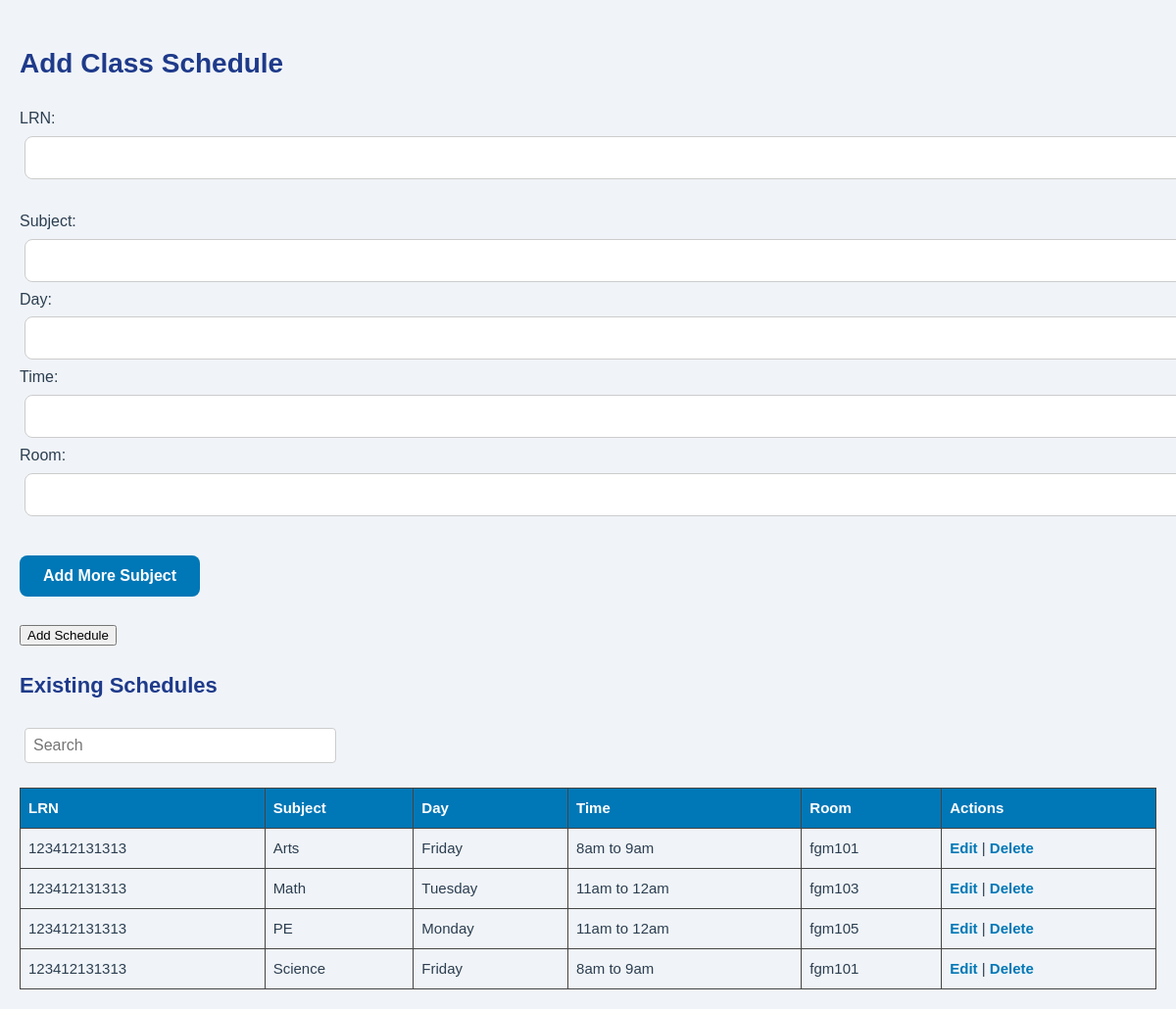
/schedule.php, run on an earlier commit of the app's database.
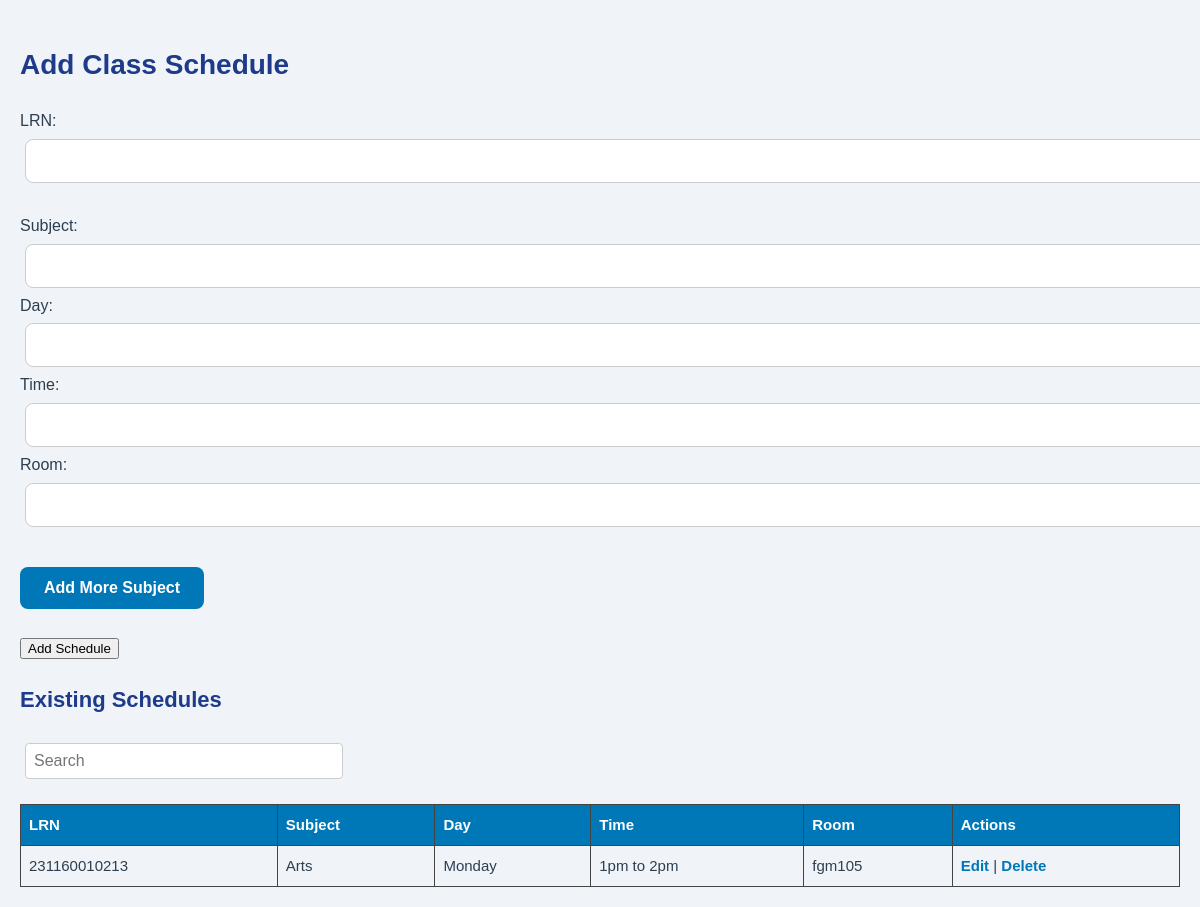
And on a later commit of the database.
### tables this page shows
CREATE TABLE `schedules` (
  `id` int(11) NOT NULL,
  `student_id` varchar(50) NOT NULL,
  `subject` varchar(100) NOT NULL,
  `day` varchar(20) NOT NULL,
  `time` varchar(20) NOT NULL,
  `room` varchar(50) DEFAULT NULL
);

### schedule.php (the view, shortened to what this page needs)
<?php
include 'db.php';
?>
<!DOCTYPE html>
<html>
<head>
    <link rel="stylesheet" type="text/css" href="css/admin.css">
</head>
<body>
<h2>Add Class Schedule</h2>
<form method="POST" action="schedule.php">
    LRN: <input type="text" name="student_id" required><br><br>
    <div id="scheduleFields">
        <div>
            Subject: <input type="text" name="subject[]" required>
            Day: <input type="text" name="day[]" required>
            Time: <input type="text" name="time[]" required>
            Room: <input type="text" name="room[]" required><br><br>
        </div>
    </div>
    <button type="button" onclick="addMore()">Add More Subject</button><br><br>
    <input type="submit" value="Add Schedule">
</form>
<h3>Existing Schedules</h3>
<div style="margin: 20px 0;">
    <input type="text" id="searchInput" placeholder="Search"
           style="padding: 8px; width: 300px; border: 1px solid #ccc; border-radius: 4px;">
</div>
<table>
    <tr><th>LRN</th><th>Subject</th><th>Day</th><th>Time</th><th>Room</th><th>Actions</th></tr>
    <?php
    $result = $conn->query("SELECT * FROM schedules");
    while($row = $result->fetch_assoc()) {
        echo "<tr>
                <td>{$row['student_id']}</td>
                <td>{$row['subject']}</td>
                <td>{$row['day']}</td>
                <td>{$row['time']}</td>
                <td>{$row['room']}</td>
                <td>
                    <a href='?edit={$row['student_id']}'>Edit</a> |
                    <a href='?delete={$row['id']}' onclick=\"return confirm('Delete this schedule?')\">Delete</a>
                </td>
              </tr>";
    }
    ?>
</table>
</body>
</html>

What changed in the data, as far as the page shows it:
removed schedules: student "123412131313", subject "Arts", day "Friday", time "8am to 9am", room "fgm101"
removed schedules: student "123412131313", subject "Math", day "Tuesday", time "11am to 12am", room "fgm103"
removed schedules: student "123412131313", subject "PE", day "Monday", time "11am to 12am", room "fgm105"
removed schedules: student "123412131313", subject "Science", day "Friday", time "8am to 9am", room "fgm101"
added schedules: student "231160010213", subject "Arts", day "Monday", time "1pm to 2pm", room "fgm105"
